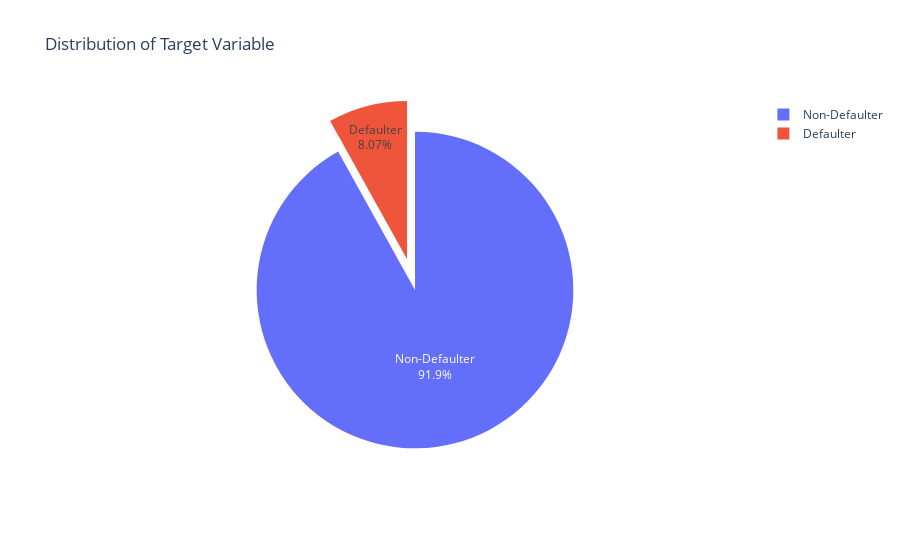

This figure's notebook cell:
### Markdown cell above
### Distribution of Target

### Code cell
target_distribution = application_train_df.TARGET.value_counts()
labels = ['Non-Defaulter', 'Defaulter']

fig = go.Figure(data = [
        go.Pie(values = target_distribution, labels = labels, textinfo = 'label+percent' , pull = [0,0.2])], 
         layout = go.Layout(title = 'Distribution of Target Variable'))

fig.show()

### Figure 1 — Plotly figure (JSON) as saved in the notebook; plotly's stock layout.template omitted (floating-point values rounded to 4 significant figures)
{"data": [{"labels": ["Non-Defaulter", "Defaulter"], "pull": [0, 0.2], "textinfo": "label+percent", "type": "pie", "values": [282686, 24825]}], "layout": {"autosize": true, "title": {"text": "Distribution of Target Variable"}}}
